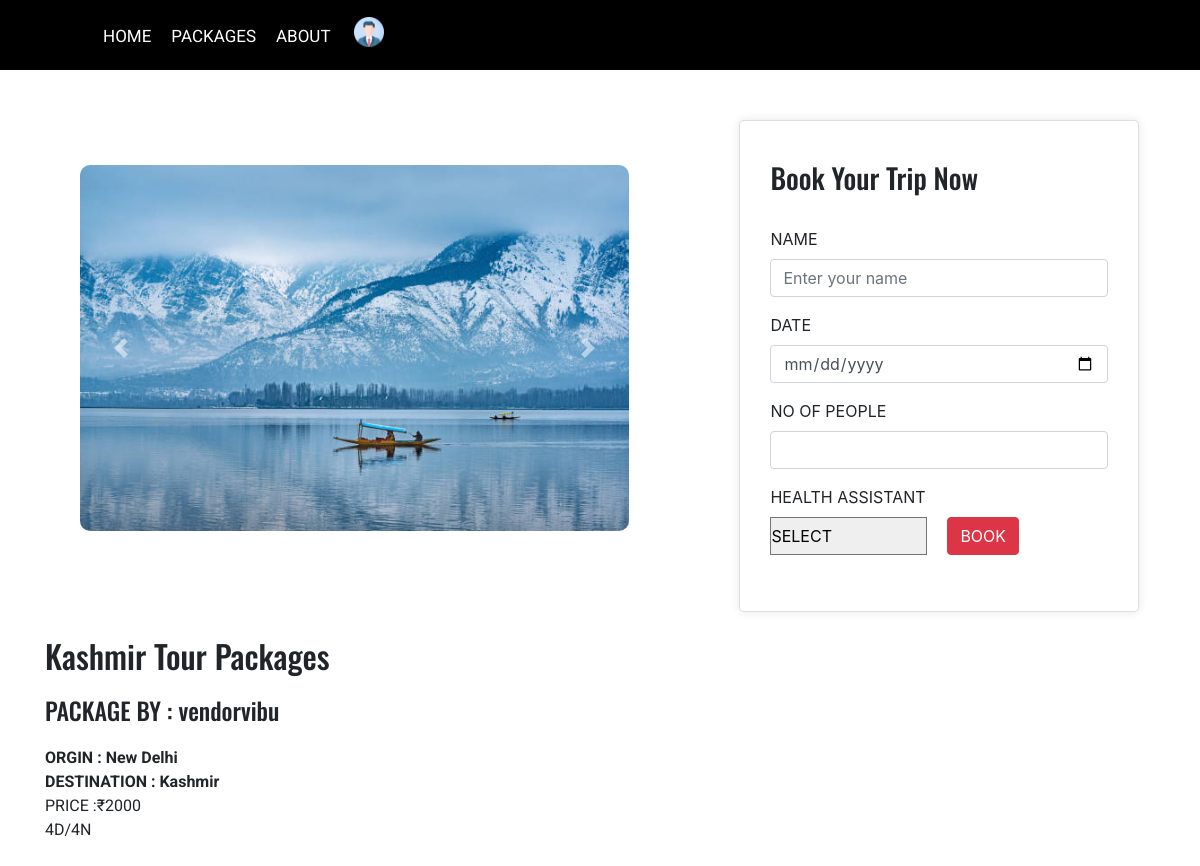
Screenshot of /packageDetails/26 (signed in) with the database file from the repository.
### app/models.py (models this page shows, shortened)
class Package(models.Model):
    user_id = models.ForeignKey(CustomUser, on_delete=models.CASCADE)
    package_name = models.CharField(max_length=100)
    img1 = models.FileField(upload_to='package')
    img2 = models.FileField(upload_to='package')
    expiry_date = models.DateField()
    price = models.IntegerField()
    no_of_days = models.IntegerField()
    no_of_night = models.IntegerField()
    source = models.CharField(max_length=50)
    destination = models.CharField(max_length=50)
    description = models.CharField(max_length=200)
    is_active = models.BooleanField(default=False)

class CustomUser(AbstractUser):
    register_status = (
        ('approve', 'approve'),
        ('pending', 'pending'),
        ('reject', 'reject'),
    )
    phone_number = models.CharField(max_length=10)
    user_type = models.CharField(max_length=100)
    status = models.CharField(choices=register_status, default='pending', max_length=50)

### app/views.py (the view)
# urls.py: path('packageDetails/<int:id>', views.packageDetails, name="packageDetails"),
@cache_control(no_cache=True, must_revalidate=True, no_store=True)
@login_required(login_url=Login)
def packageDetails(request,id):
    User = CustomUser.objects.get(id=request.user.id)
    package = Package.objects.get(id=id)
    health_assistant = HealthAssistant.objects.filter(user_id=package.user_id)
    booking_data = Booking.objects.filter(package_id=id)
    if request.method == 'POST':
        name = request.POST['name']
        date = request.POST['date']
        no_of_people = int(request.POST['no_of_people'])
        health_assistant_id = request.POST['health_assistant']
        booking_date = datetime.strptime(date, '%Y-%m-%d').date()
        if health_assistant_id:
            health_assistant = HealthAssistant.objects.get(id=health_assistant_id)
        else:
            health_assistant = None
        total_amount = package.price * no_of_people
        booking = Booking.objects.create(
                                         user_id=User,
                                         package_id=package,
                                         name=name,
                                         booking_date=booking_date,
                                         no_of_people=no_of_people,
                                         HealthAssistant_id=health_assistant,
                                         total_amount=total_amount
                                         )
        booking.save()
        return redirect(userviewbookings)
    else:
        context = {
            'package':package,
            'health_assistant':health_assistant,
            'booking_data':booking_data,
            'User':User
        }
        return render(request, 'User/PackageDetails.html', context)

### template/User/PackageDetails.html (shortened to what this page needs)
{% extends 'User/UserHome.html' %}
{% block content %}
<div class="flex flex-wrap justify-content-center" style="margin-top: 85px;">
  <div id="carouselExampleControls" class="carousel slide width" data-ride="carousel" data-interval="false">
    <div class="carousel-inner">
      <div class="carousel-item active ">
      <img class="d-block w-100" src="{{ package.img1.url }}" alt="First slide">
    </div>
  </div>
  <a class="carousel-control-prev" href="#carouselExampleControls" role="button" data-slide="prev">
    <span class="carousel-control-prev-icon" aria-hidden="true"></span>
  </a>
  <a class="carousel-control-next" href="#carouselExampleControls" role="button" data-slide="next">
    <span class="carousel-control-next-icon" aria-hidden="true"></span>
  </a>
</div>
<div class="card">
  <h3>Book Your Trip Now</h3><br>
  <form action="{% url 'packageDetails' id=package.id %}" method="post" class="forms-sample">
    <div class="form-group">
      <label for="name">NAME</label>
      <input type="text" name="name" class="form-control" id="name" placeholder="Enter your name" required>
    </div>
    <div class="form-group">
      <label for="st-date">DATE</label>
      <input type="date" name="date" class="form-control" id="st-date" oninput="validateDate()" required>
    </div>
    <div class="form-group">
      <label for="no-people">NO OF PEOPLE</label>
      <input type="number" name="no_of_people" class="form-control" id="no-people" required>
    </div>
    <div class="form-group">
      <label for="health-ass">HEALTH ASSISTANT</label><br>
      <div class="d-flex flex-wrap" style="gap: 20px;">
      <select name="health_assistant" id="">
        <option value="">SELECT</option>
      </select>
      <button type="submit" class="btn btn-danger">BOOK</button>
    </div>
  </div>
  </form>
</div>
</div>
<div class="container details">
  <h2>{{ package.package_name }}</h2>
  <h4>PACKAGE BY : {{ package.user_id.username }}</h4>
    <ul>
      <li><b>ORGIN : {{ package.source }}</b></li>
      <li><b>DESTINATION : {{ package.destination }}</b></li>
      <li>PRICE :₹{{ package.price }}</li>
      <li>{{ package.no_of_days }}D/{{ package.no_of_night }}N</li>
    </ul>
  </div>
{% endblock %}

### static/css/main_styles.css (style rules this page uses)
* { margin: 0; padding: 0; -webkit-font-smoothing: antialiased; -webkit-text-shadow: rgba(0,0,0,.01) 0 0 1px; text-shadow: rgba(0,0,0,.01) 0 0 1px; }
body { font-family: 'Open Sans', sans-serif; font-size: 14px; font-weight: 400; background: #FFFFFF; color: #a5a5a5; }
div { display: block; position: relative; -webkit-box-sizing: border-box; -moz-box-sizing: border-box; box-sizing: border-box; }
ul { list-style: none; margin-bottom: 0px; }
a, a:hover, a:visited, a:active, a:link { text-decoration: none; -webkit-font-smoothing: antialiased; -webkit-text-shadow: rgba(0,0,0,.01) 0 0 1px; text-shadow: rgba(0,0,0,.01) 0 0 1px; }
h2 { font-size: 48px; }
h3 { font-size: 36px; }
h4 { font-size: 24px; }
h1, h2, h3, h4, h5, h6 { font-family: 'Oswald', sans-serif; font-weight: 400; -webkit-font-smoothing: antialiased; -webkit-text-shadow: rgba(0,0,0,.01) 0 0 1px; text-shadow: rgba(0,0,0,.01) 0 0 1px; }
.form-control { color: #db5246; }

### template/User/PackageDetails.html (style rules this page uses)
.card { width: 400px; margin: 0px auto; padding: 40px 30px; background-color: #fff; border-radius: 5px; box-shadow: 0 0 10px rgba(0, 0, 0, 0.1); margin-top: 35px; }
.width { width: 49%; }
.flex { display: flex; gap: 50px; align-items: center; margin-top: 20px; padding-left: 80px; }

### rows the page displays
Package: img1 (picture), package_name "Kashmir Tour Packages", user_id.username "vendorvibu", source "New Delhi", destination "Kashmir", price "2000", no_of_days "4", no_of_night "4"
